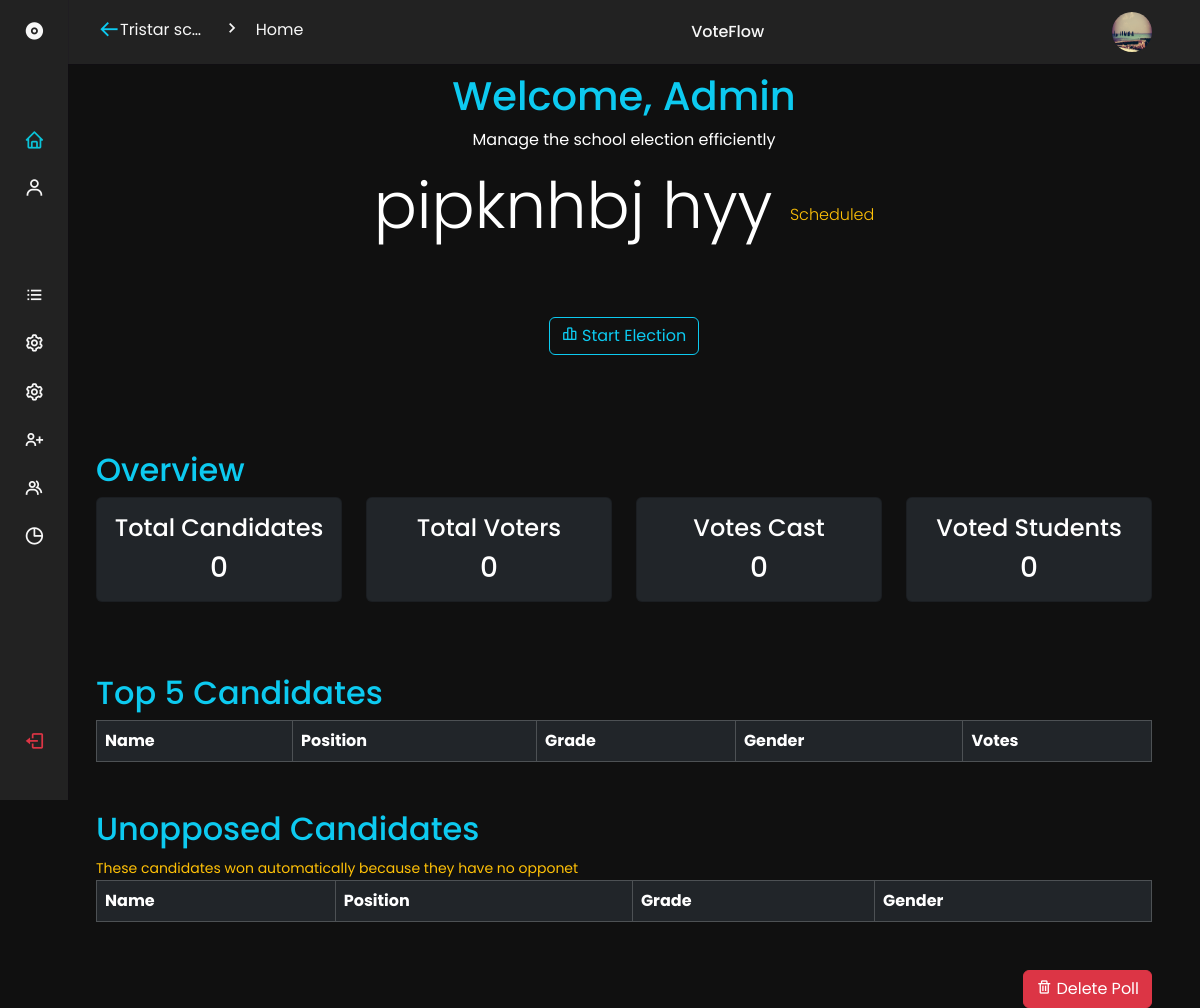
The page /polls/1/ (signed in) on the database as committed earlier.
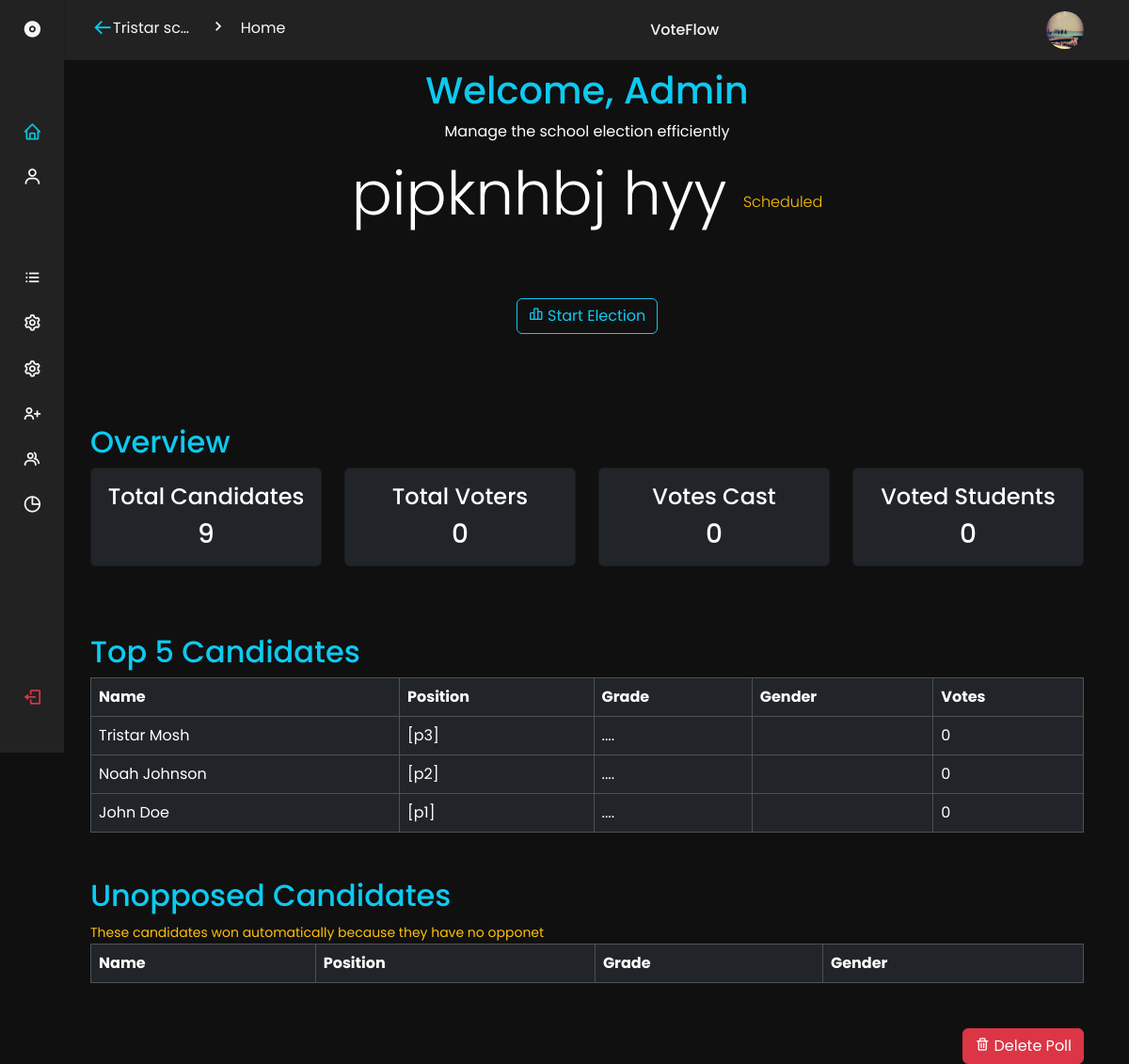
The same page on the database as committed later.
### VoteFlow/models.py (models this page shows, shortened)
class School(UserMixin, db.Model):
    id = db.Column(db.Integer, primary_key=True)
    admin_username = db.Column(db.String, unique=True, nullable=False)
    name = db.Column(db.String, unique=True, nullable=False)
    abbr = db.Column(db.String, unique=True, nullable=False)
    email = db.Column(db.String, unique=True, nullable=False)
    password = db.Column(db.String, unique=True, nullable=False)
    school_logo = db.Column(db.String, nullable=False)
    polls = db.relationship("Poll")

class Poll(db.Model):
    id = db.Column(db.Integer, primary_key=True)
    name = db.Column(db.String, nullable=False)
    houses = db.Column(db.PickleType, nullable=True)
    posts = db.Column(db.PickleType, nullable=False)
    year = db.Column(db.String, nullable=False)
    status = db.Column(db.String, nullable=False)
    total_votes = db.Column(db.Integer, default=0)
    total_voted = db.Column(db.Integer, default=0)
    students = db.relationship("Student")
    candidates = db.relationship("Candidate")
    school_id = db.Column(db.Integer, db.ForeignKey("school.id"))

class Candidate(db.Model):
    id = db.Column(db.Integer, primary_key=True)
    full_name = db.Column(db.String, nullable=False)
    post = db.Column(db.String, nullable=False)
    house = db.Column(db.String, nullable=True)
    party = db.Column(db.String, nullable=True)
    gender = db.Column(db.String, nullable=True)
    logo = db.Column(db.String, nullable=True, default="default.jpg")
    slogan = db.Column(db.String, nullable=False)
    votes = db.Column(db.Integer)
    school_id = db.Column(db.Integer, db.ForeignKey("school.id"))
    poll_id = db.Column(db.Integer, db.ForeignKey("poll.id"))

### VoteFlow/polls/routes.py (the view)
@polls.route("/<poll_id>/", methods=["GET", "POST"])
@login_required
@active_sched_poll_required
def dashboard_home(poll_id):
    school = current_school
    poll = Poll.query.filter_by(school_id=school.id, id=poll_id).first()
    if not poll:
        abort(404)
    link = get_poll_link(school.id, poll.id) if poll.status == "Active" else ""
    len_candidates = len(poll.candidates)
    len_students = len(poll.students)
    unopposed = get_unopposed_candidates(poll.id, school.id).all()
    top_candidates = (
        get_opposed_candidates(poll.id, school.id)
        .order_by(Candidate.votes.desc())
        .limit(5)
        .all()
    )
    return render_template(
        "polldashboard/home.html",
        title=poll.name,
        school=school,
        dash_location="Home",
        poll=poll,
        top_candidates=top_candidates,
        unopposed=unopposed,
        status=poll.status,
        link=link,
        len_cand=len_candidates,
        len_stud=len_students,
    )

### VoteFlow/models.py (called while the page is built)
@login_manager.user_loader
def load_user(user_id):
    user = User.query.get(int(user_id))
    print("USER_ID:", user_id)
    print("USER_QUERIED:", user_id)
    if not user:
        return None
    if user.user_type == "student":
        return Student.query.get(user.user_id)
    elif user.user_type == "school":
        return School.query.get(user.user_id)
    return None

### VoteFlow/polls/utils.py (called while the page is built)
def active_sched_poll_required(func):
    @wraps(func)
    def func_wrapper(poll_id):
        poll = Poll.query.filter_by(school_id=current_user.id, id=poll_id).first()
        if not poll:
            abort(404)
        if poll.status != "Archived":
            return func(poll_id)
        else:
            flash(
                f"This Poll has been Archived! The Dashboard cannot be viewed for a Archived Poll",
                "danger",
            )
            return redirect(url_for("polls.home"))
    return func_wrapper

def get_unopposed_candidates(poll_id: int, school_id: int):
    unopposed_candidates = (
        Candidate.query.filter_by(poll_id=poll_id, school_id=school_id)
        .group_by(Candidate.post)
        .having(func.count(Candidate.id) == 1)
    )
    return unopposed_candidates
    return unopposed_candidates

def get_opposed_candidates(poll_id, school_id):
    opposed_candidates = (
        Candidate.query.filter_by(poll_id=poll_id, school_id=school_id)
        .group_by(Candidate.post)
        .having(func.count(Candidate.id) > 1)
    )
    return opposed_candidates

### VoteFlow/templates/polldashboard/home.html (shortened to what this page needs)
{% extends 'polldashboard/polldashboardbase.html' %}
{% block viewer %}
<div class="text-white">
  <div class="content">
    <div class="dashboard-header text-center">
      <h1 class="text-info">Welcome, Admin</h1>
      <p>Manage the school election efficiently</p>
    </div>
    <h4 class="mt-2 mb-4 display-3 text-center">
      {{poll.name}}
      <sup class="
        {% if status == "Active" %}
        text-success
        {% elif status == "Scheduled" %}
        text-warning
        {% elif status == "Archived" %}
        text-danger
        {% endif %}
        "
        style="font-size:1rem;"
        >{{status}}</sup>
    </h4>
    {% if status == "Active" %}
      <div class="elecstart">
			<center>
				<h6 class="text-info">link: <a href="{{link}}">{{link}}</a></h6>
				<br><br>
				<a href="{{link}}" class="btn btn-outline-info">Go to Student Login</a>
			</center>
		</div>
   {% else %}
      <form method="POST" method="/" class='elecstart'>
         <center>
         <a href="{{ url_for('polls.start_election', school_id=school.id, poll_id=poll.id) }}" class="btn btn-outline-info m-5"><i class="bx bx-bar-chart-alt-2"></i> Start Election</a>
         </center>
      </form>
   {% endif %}
    <section id="overview" class="mt-5">
      <h2 class="text-info">Overview</h2>
      <div class="row">
        <div class="col-md-3">
          <div class="card bg-dark text-white text-center mb-4">
            <div class="card-body">
              <h4>Total Candidates</h4>
              <h3>{{len_cand}}</h3>
            </div>
          </div>
        </div>
        <div class="col-md-3">
          <div class="card bg-dark text-white text-center mb-4">
            <div class="card-body">
              <h4>Total Voters</h4>
              <h3>{{len_stud}}</h3>
            </div>
          </div>
        </div>
        <div class="col-md-3">
          <div class="card bg-dark text-white text-center mb-4">
            <div class="card-body">
              <h4>Votes Cast</h4>
              <h3>{{poll.total_votes}}</h3>
            </div>
          </div>
        </div>
        <div class="col-md-3">
          <div class="card bg-dark text-white text-center mb-4">
            <div class="card-body">
              <h4>Voted Students</h4>
              <h3>{{poll.total_voted}}</h3>
            </div>
          </div>
        </div>
      </div>
    </section>
    <section class="mt-5"id="candidates">
      <h2 class="text-info">Top 5 Candidates</h2>
      <table class="table table-dark table-bordered">
        <thead>
          <tr>
            <th>Name</th>
            <th>Position</th>
            <th>Grade</th>
            <th>Gender</th>
            <th>Votes</th>
          </tr>
        </thead>
        <tbody>
          {% for candidate in top_candidates  %}
          <tr>
            <td>{{candidate.full_name}}</td>
            <td>{{candidate.post}}</td>
            <td>....</td>
            <td>{{candidate.gender}}</td>
            <td>{{candidate.votes}}</td>
          </tr>
          {% endfor %}
        </tbody>
      </table>
    </section>
    <section class="mt-5 mb-3" id="unopposed-candidates">
      <h2 class="text-info">Unopposed Candidates</h2>
      <small class="text-warning mt-2 mb-3">These candidates won automatically because they have no opponet</small>
      <table class="table table-dark table-bordered">
        <thead>
          <tr>
            <th>Name</th>
            <th>Position</th>
            <th>Grade</th>
            <th>Gender</th>
          </tr>
        </thead>
      </table>
    </section>
  </div>
</div>
<div class="d-flex justify-content-end mt-5">
  <button type="submit" class="btn btn-danger">
    <i class="bx bx-trash"></i>
    Delete Poll
  </button>
{% endblock viewer %}

### VoteFlow/templates/polldashboard/polldashboardbase.html (shortened to what this page needs)
<!doctype html>
<html lang="en">
  <head>
    <link
      rel="stylesheet"
      href="https://code.getmdl.io/1.3.0/material.cyan-light_blue.min.css"
    />
    <link
      rel="stylesheet"
      href="https://cdn.jsdelivr.net/npm/bootstrap@5.3.2/dist/css/bootstrap.min.css"
    />
    <link
      rel="stylesheet"
      href="https://cdn.jsdelivr.net/npm/boxicons@latest/css/boxicons.min.css"
    />
    <link
      rel="stylesheet"
      href="{{url_for('static',filename='css/sidebarsubmenus.css')}}"
    />
  </head>
  <body>
    <header class="header">
      <div class="header__container">
        <img
          src="{{url_for('static',filename=school.school_logo)}}"
          alt=""
          class="header__img"
        />
        <div class="">
          <a class="navbar-brand" href="#">
            <div class="row">
              <div class="col-1">
                <i
                  class="bx bx-arrow-back text-info"
                  style="padding-left: 2px; font-size: 1.4rem"
                  id="arrow"
                  onclick="window.history.back();"
                ></i>
              </div>
              <div class="col-5 text-truncate text-break">{{school.name}}</div>
              <div class="col-1 m-0 p-0">
                <i class="bx bx-chevron-right" style="font-size: 1.3rem"></i>
              </div>
              <div class="col-4 text-truncate text-break">
                {{ dash_location }}
              </div>
            </div>
          </a>
        </div>
        <a href="#" class="header__logo">VoteFlow</a>
      </div>
    </header>
    <div class="nav" id="navbar">
      <nav class="nav__container">
        <div>
          <a href="#" class="nav__link nav__logo">
            <i class="bx bxs-disc nav__icon"></i>
          </a>
          <div class="nav__list">
            <div class="nav__items">
              <a
                href="{{ url_for('polls.dashboard_home',poll_id=poll.id)}}"
                class="nav__link {%if dash_location=='Home'%}active{%endif%}"
              >
                <i class="bx bx-home nav__icon"></i>
              </a>
              <div class="nav__dropdown">
                <a href="#" class="nav__link">
                  <i class="bx bx-user nav__icon"></i>
                </a>
              </div>
            </div>
            <div class="nav__items">
              <a
                href="{{ url_for('polls.home', school_abbr=school.school_abbr)}}"
                class="nav__link"
              >
                <i class="bx bx-list-ul nav__icon"></i>
              </a>
              <a
                class="nav__link {%if dash_location=='Manage-Students'%}active{%endif%}"
                href="{{ url_for('polls.manage_students',  poll_id=poll.id)}}"
              >
                <i class="bx bx-cog nav__icon"></i>
              </a>
              <a
                class="nav__link {%if dash_location=='Manage-Candidates'%}active{%endif%}"
                href="{{url_for('polls.manage_candidates',poll_id=poll.id)}}"
              >
                <i class="bx bx-cog nav__icon"></i>
              </a>
              <a
                class="nav__link {%if dash_location=='Add-Students'%}active{%endif%}"
                href="{{ url_for('polls.add_students',  poll_id=poll.id) }}"
              >
                <i class="bx bx-user-plus nav__icon"></i>
              </a>
              <a
                class="nav__link {%if dash_location=='Add-Candidates'%}active{%endif%}"
                href="{{ url_for('polls.add_candidates',  poll_id=poll.id) }}"
              >
                <i class="bx bx-group nav__icon"></i>
              </a>
              <a
                class="nav__link {%if dash_location=='Results'%}active{%endif%}"
                href="{{ url_for('polls.results',  poll_id=poll.id) }}"
              >
                <i class="bx bx-pie-chart-alt nav__icon"></i
                ><span class="nav__name"> Election Results</span>
              </a>
            </div>
          </div>
        </div>
        <a
          href="{{url_for('auth.user_logout')}}"
          class="text-danger nav__link nav__logout"
        >
          <i class="bx bx-log-out nav__icon"></i>
        </a>
      </nav>
    </div>
    <main>
      {% block viewer %} {% endblock viewer %}
    </main>
  </body>
</html>

### VoteFlow/static/css/sidebarsubmenus.css (style rules this page uses)
:root { --header-height: 3.5rem; --nav-width: 219px; --first-color: #0bc3d8; --first-color-light: #f4f0fa; --title-color: #f7f7f7; --text-color: #f7f7f7; --text-color-light: #f7f7f7; --body-color: #101010; --container-color: #222222; --body-font: "Poppins", sans-serif; --normal-font-size: 0.938rem; --small-font-size: 0.75rem; --smaller-font-size: 0.75rem; --font-medium: 500; --font-semi-bold: 600; --z-fixed: 100; }
@media screen and (min-width: 1024px) { :root { --normal-font-size: 1rem; --small-font-size: 0.875rem; --smaller-font-size: 0.813rem; } }
body { margin: var(--header-height) 0 0 0; padding: 1rem 1rem 0; font-family: var(--body-font); font-size: var(--normal-font-size); background-color: var(--body-color); color: var(--text-color); }
h3 { margin: 0; }
a { text-decoration: none; }
img { max-width: 100%; height: auto; }
.header { position: fixed; top: 0; left: 0; width: 100%; background-color: var(--container-color); box-shadow: 0 1px 0 rgba(22, 8, 43, 0.1); padding: 0 1rem; z-index: var(--z-fixed); }
.header__container { display: flex; align-items: center; height: var(--header-height); justify-content: space-between; }
.header__img { width: 35px; height: 35px; border-radius: 50%; }
.header__logo { color: var(--title-color); font-weight: var(--font-medium); display: none; }
.nav { position: fixed; top: 0; left: -100%; height: 100vh; padding: 1rem 1rem 0; background-color: var(--container-color); box-shadow: 1px 0 0 rgba(22, 8, 43, 0.1); z-index: var(--z-fixed); transition: 0.4s; }
.nav__container { height: 100%; display: flex; flex-direction: column; justify-content: space-between; padding-bottom: 3rem; overflow: auto; scrollbar-width: none; }
.nav__logo { font-weight: var(--font-semi-bold); margin-bottom: 2.5rem; }
.nav__list, .nav__items { display: grid; }
.nav__list { row-gap: 2.5rem; }
.nav__items { row-gap: 1.5rem; }
.nav__link { display: flex; align-items: center; color: var(--text-color); }
.nav__icon { font-size: 1.2rem; margin-right: 0.5rem; }
.nav__logout { margin-top: 5rem; }
.nav__dropdown { overflow: hidden; max-height: 21px; transition: 0.4s ease-in-out; }
.active { color: var(--first-color); }
@media screen and (min-width: 768px) { body { padding: 1rem 3rem 0 6rem; } }
@media screen and (min-width: 768px) { .header { padding: 0 3rem 0 6rem; } }
@media screen and (min-width: 768px) { .header__container { height: calc(var(--header-height) + 0.5rem); } }
@media screen and (min-width: 768px) { .header__logo { display: block; } }
@media screen and (min-width: 768px) { .header__img { width: 40px; height: 40px; order: 1; } }
@media screen and (min-width: 768px) { .nav { left: 0; padding: 1.2rem 1.5rem 0; width: 68px; } }
@media screen and (min-width: 768px) { .nav__items { row-gap: 1.7rem; } }
@media screen and (min-width: 768px) { .nav__icon { font-size: 1.3rem; } }

Rows that differ between the two databases and show on the page:
added Candidate: full_name "Tristar Mosh", post "[p3]", votes "0"
added Candidate: full_name "Noah Johnson", post "[p2]", votes "0"
added Candidate: full_name "John Doe", post "[p1]", votes "0"
Other text that changed with them:
{{ len_cand }}: "0" → "9"
